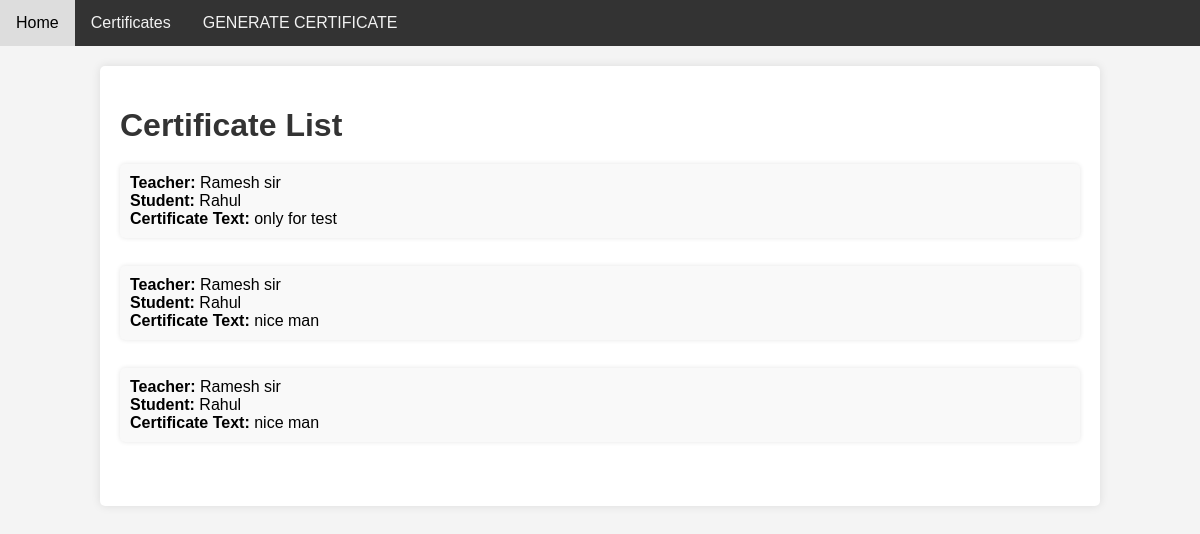
The app's page /certificate_list/, older data.
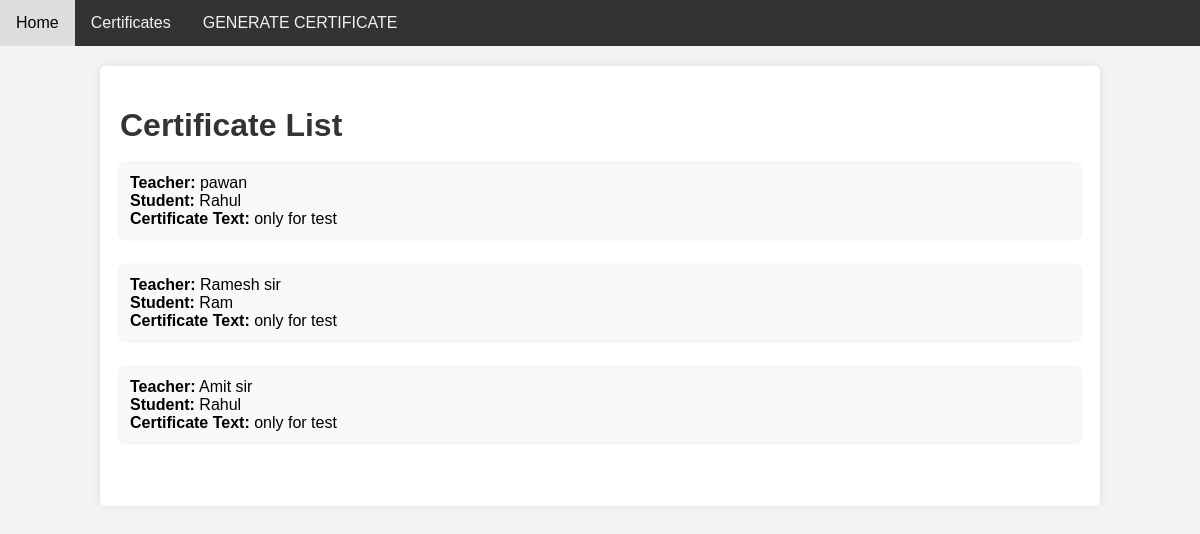
The same page, newer data.
### cert_app/models.py (models this page shows, shortened)
class Certificate(models.Model):
    teacher = models.ForeignKey(Teacher, on_delete=models.CASCADE)
    student = models.ForeignKey(Student, on_delete=models.CASCADE)
    text = models.TextField()

class Teacher(models.Model):
    name = models.CharField(max_length=100)
    students = models.ManyToManyField(Student,blank=True)

class Student(models.Model):
    name = models.CharField(max_length=100)
    teachers = models.ManyToManyField("Teacher",blank=True)

### cert_app/views/certificate_list.py (the view)
# urls.py: path('certificate_list/', views.certificate_list, name='certificate_list'),
def certificate_list(request):
    from django.shortcuts import render
    from cert_app.models import Certificate
    certificates = Certificate.objects.all()
    return render(request, 'certificate_list.html', {'certificates': certificates})

### cert_app/templates/certificate_list.html (shortened to what this page needs)
{% extends 'base.html' %}
{% block content %}
    <div class="container">
        <h1>Certificate List</h1>
        <ul>
            {% for certificate in certificates %}
                <li>
                    <strong>Teacher:</strong> {{ certificate.teacher.name }}<br>
                    <strong>Student:</strong> {{ certificate.student.name }}<br>
                    <strong>Certificate Text:</strong> {{ certificate.text }}
                </li>
                <br>
            {% empty %}
                <li>No certificates available.</li>
            {% endfor %}
        </ul>
    </div>
{% endblock %}

### cert_app/templates/base.html (shortened to what this page needs)
<!DOCTYPE html>
<html>
<head>
</head>
<body>
    <div class="navbar">
        <a href="{% url 'home' %}">Home</a>
        <a href="{% url 'certificate_list' %}">Certificates</a>
        <a href="{% url 'generate_certificate' %}">GENERATE CERTIFICATE</a>
    </div>
    {% block content %}{% endblock %}
</body>
</html>

### cert_app/templates/base.html (style rules this page uses)
body { font-family: Arial, sans-serif; background-color: #f4f4f4; margin: 0; padding: 0; }
.navbar { background-color: #333; overflow: hidden; }
.navbar a { float: left; display: block; color: #f2f2f2; text-align: center; padding: 14px 16px; text-decoration: none; }
.container { width: 80%; margin: 20px auto; background: #fff; padding: 20px; border-radius: 5px; box-shadow: 0 0 10px rgba(0, 0, 0, 0.1); }
h1 { color: #333; margin-bottom: 20px; }
ul { list-style: none; padding: 0; }
li { margin-bottom: 10px; background: #f9f9f9; padding: 10px; border-radius: 5px; box-shadow: 0 0 5px rgba(0, 0, 0, 0.1); }

Row changes from the older to the newer data that the page shows:
changed Certificate: teacher.name "Ramesh sir" → "pawan"
changed Certificate "Ramesh sir": student.name "Rahul" → "Ram"; text "nice man" → "only for test"
changed Certificate: teacher.name "Ramesh sir" → "Amit sir"; text "nice man" → "only for test"
